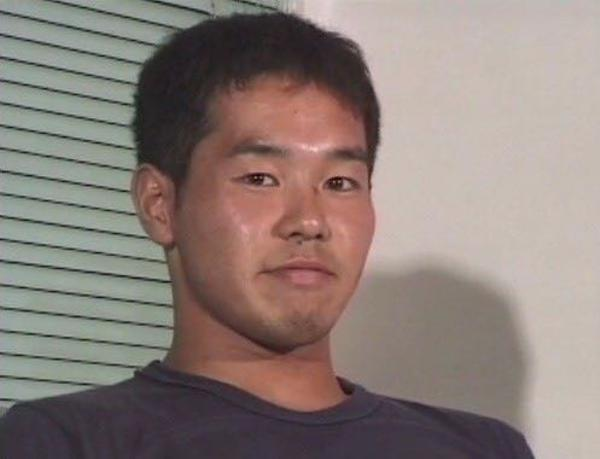
#> input picture ImageRecognition/img.jpeg, 600 x 459 px
$ python mozaiku_face.py
#> lines starting #> are read from the running program, lines starting #| are printed output that depends on the picture
### ImageRecognition/mozaiku.py
import cv2

def mozaiku(img, rect, size):
    # モザイクをかける領域を取得
    (x1, y1, x2, y2) = rect
    w = x2 - x1
    h = y2 - y1
    i_rect = img[y1:y2, x1:x2]
    # モザイク処理のため一度縮小して拡大する
    i_small = cv2.resize(i_rect, (size, size))
    i_mos = cv2.resize(i_small, (w, h), interpolation=cv2.INTER_AREA)
    # 画像にモザイクをかける
    img2 = img.copy()
    img2[y1:y2, x1:x2] = i_mos
    return img2

### ImageRecognition/mozaiku_face.py
from mozaiku import mozaiku as mo
import matplotlib.pyplot as plt
import cv2

# カスケードファイルを指定して分類器を作成
cascade_file = "opencv/data/haarcascades/haarcascade_frontalface_alt.xml"
cascade = cv2.CascadeClassifier(cascade_file)

# 画像を読み込んでグレースケールに変換
img = cv2.imread("img.jpeg")
#> img is the input picture: shape (459, 600, 3); mean B, G, R 121.4, 126.9, 140.5
img_gray = cv2.cvtColor(img, cv2.COLOR_BGR2GRAY)
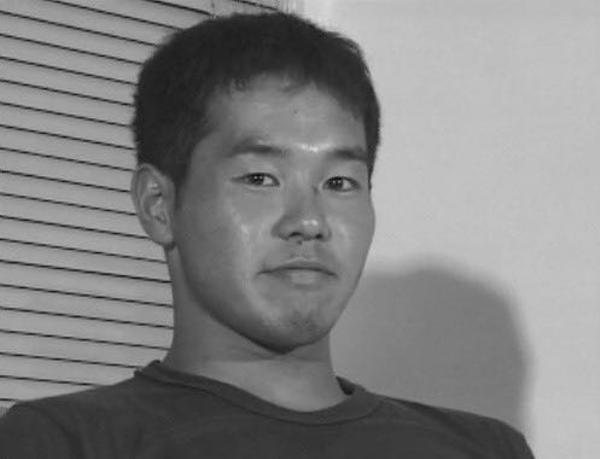
#> img_gray: shape (459, 600); min 10, max 217, mean 130.4

# 顔検出を実行
face_list = cascade.detectMultiScale(img_gray, minSize=(150, 150))
#> face_list = [[179, 85, 239, 239]]
if len(face_list) == 0: quit()

# 認識した部分の画像にモザイクをかける
for (x, y, w, h) in face_list:
    img = mo(img, (x, y, x+w, y+h), 10)
#> this loop made 1 pass
#> (x, y, w, h) on pass 1: (179, 85, 239, 239)
#> pass 1, in mozaiku, `i_rect = img[y1:y2, x1:x2]`:
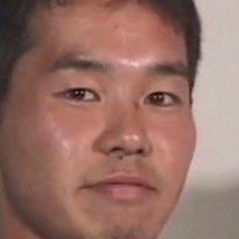
#> i_rect: shape (239, 239, 3); mean B, G, R 102.2, 111.8, 150.9
#> pass 1, in mozaiku, `i_mos = cv2.resize(i_small, (w, h), interpolation=cv2.INTER_AREA)`:
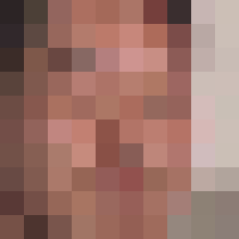
#> i_mos: shape (239, 239, 3); mean of channels 0, 1, 2 105, 114.3, 154.7; drawn as B, G, R
#> pass 1, `img = mo(img, (x, y, x+w, y+h), 10)`:
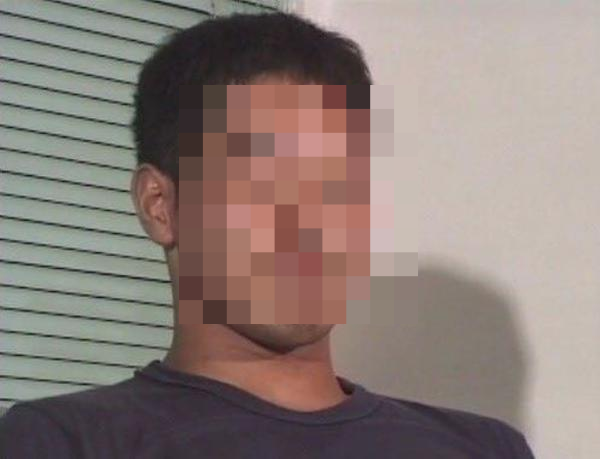
#> img: shape (459, 600, 3); mean B, G, R 122, 127.5, 141.3

# モザイクをかけた画像を出力
cv2.imwrite("mozaiku-face.png", img)
plt.imshow(cv2.cvtColor(img, cv2.COLOR_BGR2RGB))
plt.show()
